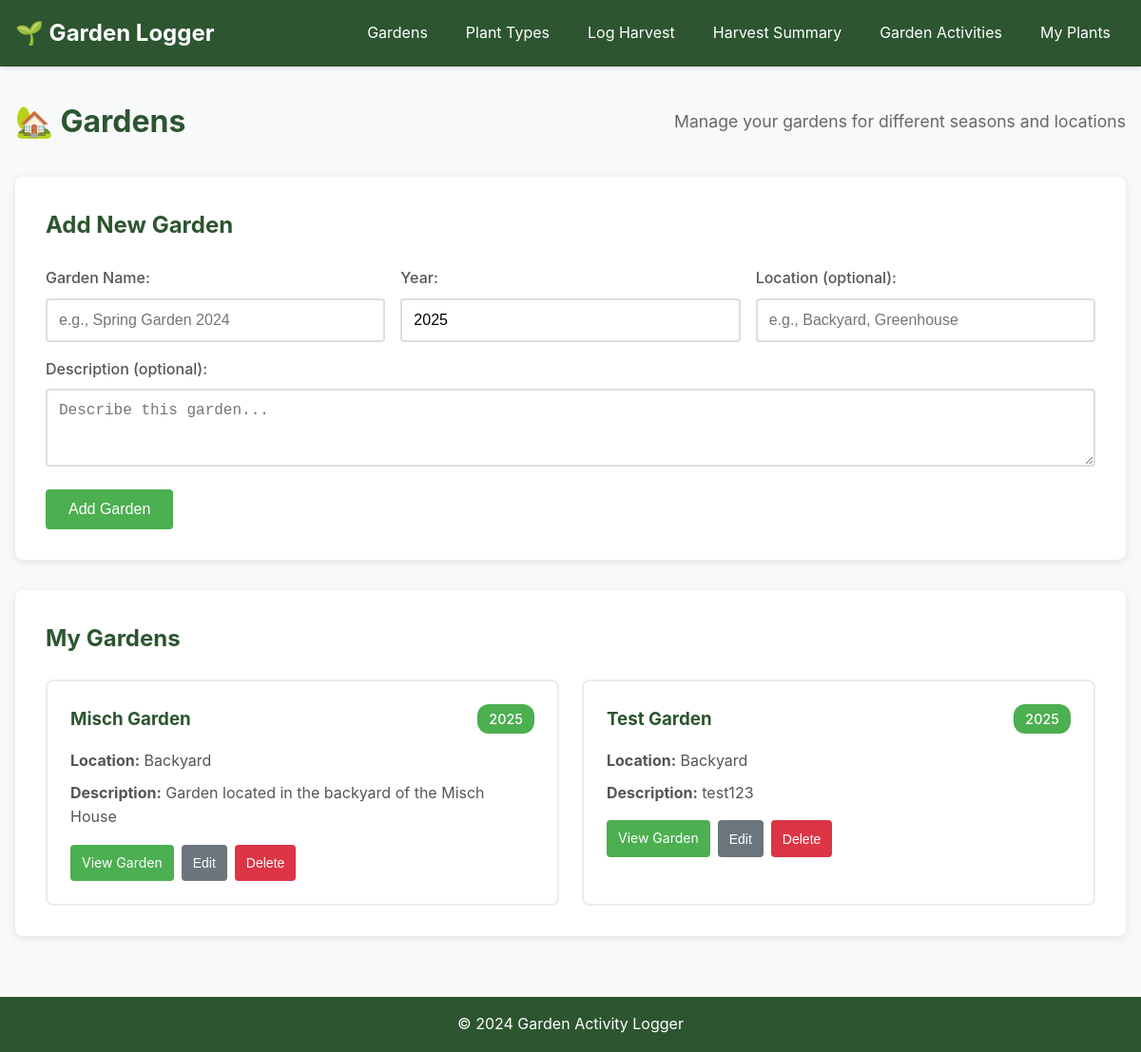
The page /gardens on the database its author committed.
### tables this page shows
CREATE TABLE gardens (
                id INTEGER PRIMARY KEY AUTOINCREMENT,
                name TEXT NOT NULL,
                description TEXT,
                year INTEGER,
                location TEXT,
                created_at TIMESTAMP DEFAULT CURRENT_TIMESTAMP
            );

### main.py (the view)
@app.get("/gardens", response_class=HTMLResponse)
async def gardens_page(request: Request):
    gardens = db.get_gardens()
    return templates.TemplateResponse("gardens.html", {
        "request": request,
        "gardens": gardens
    })

### templates/gardens.html (shortened to what this page needs)
{% extends "base.html" %}
{% block content %}
<div class="container">
    <div class="page-header">
        <h1>🏡 Gardens</h1>
        <p>Manage your gardens for different seasons and locations</p>
    </div>
    <div class="form-section">
        <h2>Add New Garden</h2>
        <form hx-post="/gardens" hx-target="#gardens-list" hx-swap="outerHTML">
            <div class="form-row">
                <div class="form-group">
                    <label for="name">Garden Name:</label>
                    <input type="text" id="name" name="name" placeholder="e.g., Spring Garden 2024" required>
                </div>
                <div class="form-group">
                    <label for="year">Year:</label>
                    <input type="number" id="year" name="year" value="{{ current_year }}" min="2020" max="2030" required>
                </div>
                <div class="form-group">
                    <label for="location">Location (optional):</label>
                    <input type="text" id="location" name="location" placeholder="e.g., Backyard, Greenhouse">
                </div>
            </div>
            <div class="form-group">
                <label for="description">Description (optional):</label>
                <textarea id="description" name="description" rows="3" placeholder="Describe this garden..."></textarea>
            </div>
            <button type="submit" class="btn btn-primary">Add Garden</button>
        </form>
    </div>
    <div class="list-section">
        <h2>My Gardens</h2>
        <div id="gardens-list">
            {% include "partials/gardens_list.html" %}
        </div>
    </div>
</div>
{% endblock %}

### templates/partials/gardens_list.html
<div id="gardens-list">
    {% if gardens %}
        <div class="gardens-grid">
            {% for garden in gardens %}
                <div class="garden-card" id="garden-{{ garden.id }}">
                    <div class="garden-header">
                        <h3>{{ garden.name }}</h3>
                        <span class="garden-year">{{ garden.year }}</span>
                    </div>
                    <div class="garden-details">
                        {% if garden.location %}
                            <p><strong>Location:</strong> {{ garden.location }}</p>
                        {% endif %}
                        {% if garden.description %}
                            <p><strong>Description:</strong> {{ garden.description }}</p>
                        {% endif %}
                    </div>
                    <div class="garden-actions">
                        <a href="/?garden_id={{ garden.id }}" class="btn btn-primary btn-sm">View Garden</a>
                        <button hx-get="/gardens/{{ garden.id }}/edit"
                                hx-target="#garden-{{ garden.id }}"
                                hx-swap="outerHTML"
                                class="btn btn-secondary btn-sm">Edit</button>
                        <button hx-delete="/gardens/{{ garden.id }}"
                                hx-target="#gardens-list"
                                hx-swap="outerHTML"
                                hx-confirm="Are you sure you want to delete this garden? This will delete all associated data."
                                class="btn btn-danger btn-sm">Delete</button>
                    </div>
                </div>
            {% endfor %}
        </div>
    {% else %}
        <p class="empty-message">No gardens created yet. Add your first garden above!</p>
    {% endif %}
</div>

### static/css/style.css (style rules this page uses)
* { margin: 0; padding: 0; box-sizing: border-box; }
body { font-family: -apple-system, BlinkMacSystemFont, 'Segoe UI', Roboto, Oxygen, Ubuntu, Cantarell, sans-serif; line-height: 1.6; color: #333; background-color: #f8f9fa; }
.container { max-width: 1200px; margin: 0 auto; padding: 0 1rem; }
.page-header { margin-bottom: 2rem; display: flex; justify-content: space-between; align-items: center; }
.page-header h1 { color: #2c5530; margin: 0; flex: 1; }
.page-header p { color: #666; font-size: 1.1rem; }
.form-section { background: white; padding: 2rem; border-radius: 8px; box-shadow: 0 2px 8px rgba(0,0,0,0.1); margin-bottom: 2rem; }
.form-section h2 { color: #2c5530; margin-bottom: 1.5rem; }
.form-group { margin-bottom: 1rem; }
.form-row { display: grid; grid-template-columns: repeat(auto-fit, minmax(200px, 1fr)); gap: 1rem; }
label { display: block; margin-bottom: 0.5rem; font-weight: 500; color: #555; }
input[type="text"], input[type="number"], input[type="date"], select, textarea { width: 100%; padding: 0.75rem; border: 2px solid #ddd; border-radius: 4px; font-size: 1rem; transition: border-color 0.3s; }
.btn { display: inline-block; padding: 0.75rem 1.5rem; background-color: #4CAF50; color: white; text-decoration: none; border: none; border-radius: 4px; cursor: pointer; font-size: 1rem; transition: background-color 0.3s; }
.btn-primary { background-color: #4CAF50; }
.btn-secondary { background-color: #6c757d; }
.list-section { background: white; padding: 2rem; border-radius: 8px; box-shadow: 0 2px 8px rgba(0,0,0,0.1); }
.list-section h2 { color: #2c5530; margin-bottom: 1.5rem; }
.gardens-grid { display: grid; grid-template-columns: repeat(auto-fit, minmax(350px, 1fr)); gap: 1.5rem; }
.garden-card { background: white; border: 2px solid #e9ecef; border-radius: 8px; padding: 1.5rem; transition: box-shadow 0.3s; }
.garden-header { display: flex; justify-content: space-between; align-items: center; margin-bottom: 1rem; }
.garden-header h3 { color: #2c5530; margin: 0; }
.garden-year { background: #4CAF50; color: white; padding: 0.25rem 0.75rem; border-radius: 12px; font-size: 0.9rem; font-weight: 500; }
.garden-details { margin-bottom: 1rem; }
.garden-details p { margin-bottom: 0.5rem; color: #555; }
.garden-actions { display: flex; gap: 0.5rem; flex-wrap: wrap; }
.btn-sm { padding: 0.5rem 0.75rem; font-size: 0.875rem; }
.btn-danger { background-color: #dc3545; border-color: #dc3545; }

### rows shown on the page
gardens: name "Misch Garden", year "2025", location "Backyard", description "Garden located in the backyard of the Misch House"
gardens: name "Test Garden", year "2025", location "Backyard", description "test123"
